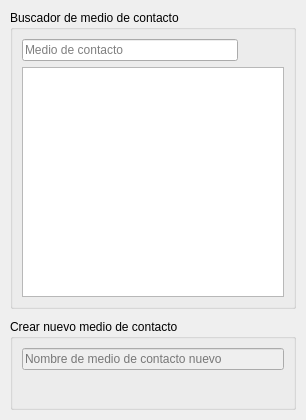
<?xml version="1.0" encoding="UTF-8"?>
<ui version="4.0">
 <class>medios_contacto</class>
 <widget class="QMainWindow" name="medios_contacto">
  <property name="geometry">
   <rect>
    <x>0</x>
    <y>0</y>
    <width>306</width>
    <height>420</height>
   </rect>
  </property>
  <property name="minimumSize">
   <size>
    <width>268</width>
    <height>420</height>
   </size>
  </property>
  <property name="windowTitle">
   <string>Configuración de medios de contactos</string>
  </property>
  <widget class="QWidget" name="centralwidget">
   <layout class="QGridLayout" name="gridLayout_3">
    <property name="leftMargin">
     <number>10</number>
    </property>
    <property name="topMargin">
     <number>10</number>
    </property>
    <property name="rightMargin">
     <number>10</number>
    </property>
    <property name="bottomMargin">
     <number>10</number>
    </property>
    <property name="spacing">
     <number>10</number>
    </property>
    <item row="0" column="0">
     <widget class="QGroupBox" name="groupBox_2">
      <property name="title">
       <string>Buscador de medio de contacto</string>
      </property>
      <layout class="QGridLayout" name="gridLayout">
       <item row="0" column="0">
        <widget class="QLineEdit" name="buscador_medio">
         <property name="toolTip">
          <string>Buscador de rubro</string>
         </property>
         <property name="text">
          <string/>
         </property>
         <property name="placeholderText">
          <string>Medio de contacto</string>
         </property>
         <property name="clearButtonEnabled">
          <bool>false</bool>
         </property>
        </widget>
       </item>
       <item row="0" column="1">
        <widget class="QPushButton" name="agregar_medio">
         <property name="cursor">
          <cursorShape>PointingHandCursor</cursorShape>
         </property>
         <property name="toolTip">
          <string>Añadir nuevo medio de contacto</string>
         </property>
         <property name="text">
          <string/>
         </property>
         <property name="icon">
          <iconset>
           <normaloff>imagen/signo_mas.png</normaloff>imagen/signo_mas.png</iconset>
         </property>
         <property name="iconSize">
          <size>
           <width>20</width>
           <height>20</height>
          </size>
         </property>
         <property name="flat">
          <bool>true</bool>
         </property>
        </widget>
       </item>
       <item row="1" column="0" colspan="2">
        <widget class="QListWidget" name="lista_medios">
         <property name="font">
          <font>
           <family>Arial</family>
           <pointsize>10</pointsize>
          </font>
         </property>
         <property name="editTriggers">
          <set>QAbstractItemView::DoubleClicked|QAbstractItemView::SelectedClicked</set>
         </property>
        </widget>
       </item>
      </layout>
     </widget>
    </item>
    <item row="1" column="0">
     <widget class="QGroupBox" name="nvo_contacto">
      <property name="enabled">
       <bool>true</bool>
      </property>
      <property name="title">
       <string>Crear nuevo medio de contacto</string>
      </property>
      <layout class="QGridLayout" name="gridLayout_2">
       <item row="1" column="0">
        <widget class="QPushButton" name="guardar">
         <property name="enabled">
          <bool>false</bool>
         </property>
         <property name="cursor">
          <cursorShape>PointingHandCursor</cursorShape>
         </property>
         <property name="toolTip">
          <string>Guardar</string>
         </property>
         <property name="icon">
          <iconset>
           <normaloff>imagen/guardar.png</normaloff>imagen/guardar.png</iconset>
         </property>
         <property name="iconSize">
          <size>
           <width>40</width>
           <height>40</height>
          </size>
         </property>
         <property name="flat">
          <bool>true</bool>
         </property>
        </widget>
       </item>
       <item row="1" column="1">
        <widget class="QPushButton" name="modificar">
         <property name="enabled">
          <bool>false</bool>
         </property>
         <property name="cursor">
          <cursorShape>PointingHandCursor</cursorShape>
         </property>
         <property name="toolTip">
          <string>Modificar</string>
         </property>
         <property name="icon">
          <iconset>
           <normaloff>imagen/editar.png</normaloff>imagen/editar.png</iconset>
         </property>
         <property name="iconSize">
          <size>
           <width>40</width>
           <height>40</height>
          </size>
         </property>
         <property name="flat">
          <bool>true</bool>
         </property>
        </widget>
       </item>
       <item row="1" column="2">
        <widget class="QPushButton" name="eliminar">
         <property name="enabled">
          <bool>false</bool>
         </property>
         <property name="cursor">
          <cursorShape>PointingHandCursor</cursorShape>
         </property>
         <property name="toolTip">
          <string>Eliminar</string>
         </property>
         <property name="icon">
          <iconset>
           <normaloff>imagen/eliminar.png</normaloff>imagen/eliminar.png</iconset>
         </property>
         <property name="iconSize">
          <size>
           <width>40</width>
           <height>40</height>
          </size>
         </property>
         <property name="flat">
          <bool>true</bool>
         </property>
        </widget>
       </item>
       <item row="1" column="3">
        <widget class="QPushButton" name="limpiar">
         <property name="enabled">
          <bool>true</bool>
         </property>
         <property name="toolTip">
          <string>Limpiar pantalla</string>
         </property>
         <property name="icon">
          <iconset>
           <normaloff>imagen/limpiar.png</normaloff>imagen/limpiar.png</iconset>
         </property>
         <property name="iconSize">
          <size>
           <width>40</width>
           <height>40</height>
          </size>
         </property>
         <property name="flat">
          <bool>true</bool>
         </property>
        </widget>
       </item>
       <item row="0" column="0" colspan="4">
        <widget class="QLineEdit" name="medio_contacto">
         <property name="enabled">
          <bool>false</bool>
         </property>
         <property name="placeholderText">
          <string>Nombre de medio de contacto nuevo</string>
         </property>
        </widget>
       </item>
      </layout>
     </widget>
    </item>
   </layout>
  </widget>
 </widget>
 <resources/>
 <connections/>
</ui>
